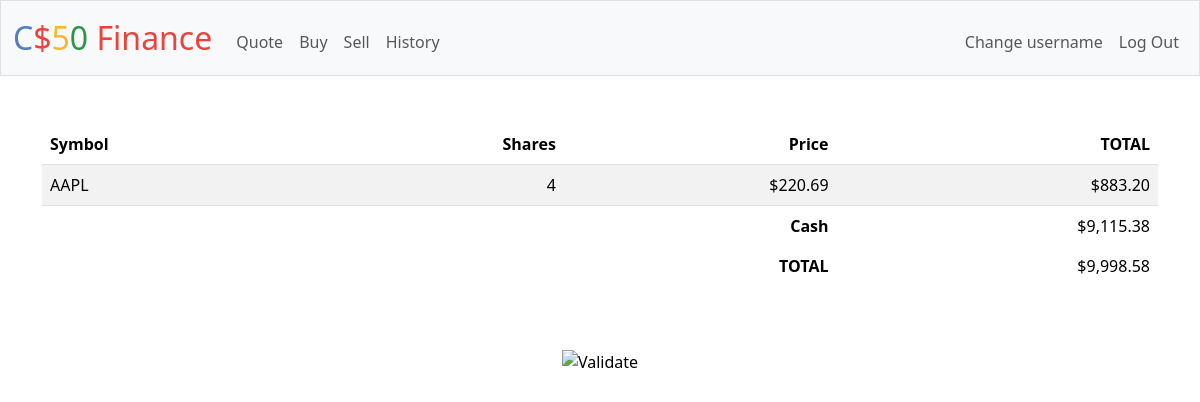
Page / (signed in) on the committed database.
### tables this page shows
CREATE TABLE stocks (
id INTEGER PRIMARY KEY,
user_id INTEGER NOT NULL,
symbol TEXT NOT NULL,
shares INTEGER NOT NULL,
price FLOAT NOT NULL,
total FLOAT NOT NULL,
FOREIGN KEY (user_id) REFERENCES users(id)
);

CREATE TABLE users (id INTEGER PRIMARY KEY AUTOINCREMENT NOT NULL, username TEXT NOT NULL, hash TEXT NOT NULL, cash NUMERIC NOT NULL DEFAULT 10000.00);

### app.py (the view)
@app.route("/")
@login_required
def index():
    user_id = session.get("user_id")
    stocks = db.execute("SELECT * FROM stocks WHERE user_id = ?", user_id)
    users = db.execute("SELECT * FROM users WHERE id = ?", user_id)
    total_stocks = 0
    for stock in stocks:
        total_stocks += stock["total"]
    total = float(total_stocks) + users[0]['cash']
    return render_template("index.html", stocks=stocks, users=users, total=total)

### app.py (called while the page is built)
@app.after_request
def after_request(response):
    response.headers["Cache-Control"] = "no-cache, no-store, must-revalidate"
    response.headers["Expires"] = 0
    response.headers["Pragma"] = "no-cache"
    return response

### helpers.py (called while the page is built)
def login_required(f):
    @wraps(f)
    def decorated_function(*args, **kwargs):
        if session.get("user_id") is None:
            return redirect("/login")
        return f(*args, **kwargs)
    return decorated_function

def usd(value):
    return f"${value:,.2f}"

### templates/index.html (shortened to what this page needs)
{% extends "layout.html" %}
{% block main %}
        <table class="table table-striped">
                <thead>
                        <tr>
                                <th class="text-start">Symbol</th>
                                <th class="text-end">Shares</th>
                                <th class="text-end">Price</th>
                                <th class="text-end">TOTAL</th>
                        </tr>
                </thead>
                <tbody>
                        {% for stock in stocks %}
                        <tr>
                                <td class="text-start"> {{ stock.symbol }}</td>
                                <td class="text-end"> {{ stock.shares }}</td>
                                <td class="text-end"> {{ stock.price | usd }}</td>
                                <td class="text-end"> {{ stock.total | usd }}</td>
                        </tr>
                        {% endfor %}
                </tbody>
                <tfoot>
                        {% for user in users %}
                        <tr>
                                <td class="border-0 fw-bold text-end" colspan="3">Cash</td>
                                <td class="border-0 w-bold text-end" colspan="3">{{ user.cash | usd }}</td>
                        </tr>
                        {% endfor %}
                        <tr>
                                <td class="border-0 fw-bold text-end" colspan="3">TOTAL</td>
                                <td class="border-0 w-bold text-end" colspan="3">{{ total | usd }}</td>
                        </tr>
                </tfoot>
        </table>
{% endblock %}

### rows in the picture
stocks: symbol "AAPL", shares "4", price "$220.69", total "$883.20"
users: cash "$9,115.38"

### other values in the picture
{{ total | usd }} "$9,998.58"
